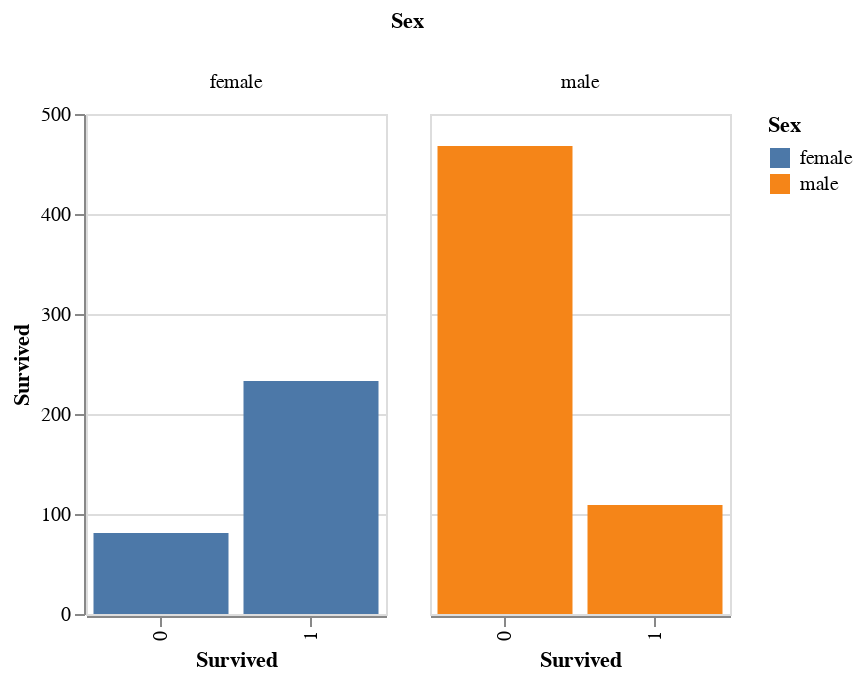

The cell this chart's notebook holds for it:
### Code cell
alt.Chart(survived).mark_bar().encode(
    x='Survived:N', 
    y=alt.Y('count_survived:Q',title='Survived'),
    color='Sex:N',        
    column='Sex'        
).properties(
    width=150,
    height=250
)

### Figure 1 — Vega-Lite specification as saved in the notebook (floating-point values rounded to 4 significant figures)
{"config": {"view": {"continuousWidth": 400, "continuousHeight": 300}}, "data": {"name": "data-47eb459d2ce696fbac0337add9fb0d7d"}, "mark": "bar", "encoding": {"color": {"field": "Sex", "type": "nominal"}, "column": {"field": "Sex", "type": "nominal"}, "x": {"field": "Survived", "type": "nominal"}, "y": {"field": "count_survived", "title": "Survived", "type": "quantitative"}}, "height": 250, "width": 150, "$schema": "https://vega.github.io/schema/vega-lite/v4.17.0.json", "datasets": {"data-47eb459d2ce696fbac0337add9fb0d7d": [{"Sex": "female", "Survived": 0, "count_survived": 81}, {"Sex": "female", "Survived": 1, "count_survived": 233}, {"Sex": "male", "Survived": 0, "count_survived": 468}, {"Sex": "male", "Survived": 1, "count_survived": 109}]}}
